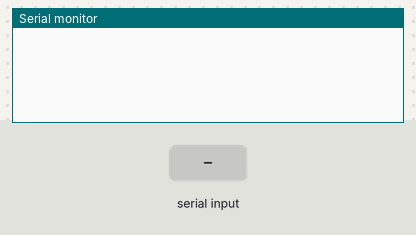
The sketch below on a simulated Arduino Uno, built with avr-gcc and run on an emulated ATmega328P. Shown: the last lines printed to the serial monitor. The inputs (shaded band) are chosen by the test bench.

Above: at 1.2 s.
1.3 s: "1" received over Serial
At 4.1 s:
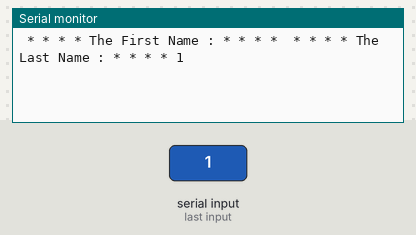
4.3 s: "0" received over Serial
5.8 s: "2" received over Serial
At 7.4 s:
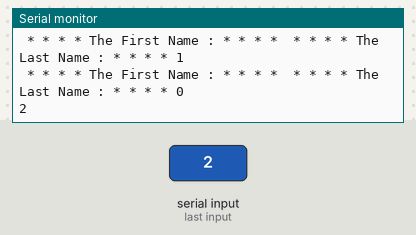

The sketch:

n_Code_OF_The_Project_OF_The_First_Name_AND_The_Last_Name_._.INO
```cpp
// The Project OF The First Name , AND & The Last Name .

// In this program. We want to Receive The First Name and The Last Name from The Serial and print them on The Serial Monitor .

// The Main Code OF The Project OF The First Name , AND & The Last Name . . INO . .


void setup () {


  Serial.begin (9600);                                                                                                                                              // Introducing The Series .


}


void loop () {


  if (Serial.available () ) {


    String TheFirstName = Serial.readString ();
    String TheLastName = Serial.readString ();


    Serial.print (" * * * * The First Name : * * * * ");                                                                                          // Show The Desired Message .
    Serial.print (" * * * * The Last Name : * * * * ");                                                                                          // Show The Desired Message .


    Serial.println (TheFirstName);                                                                                                           // Show The Desired Message .
    Serial.println (TheLastName);                                                                                                           // Show The Desired Message .


  }


}
```

Measured:
- after the input at 1.3 s, the serial monitor: prints a new line after 2.0 s (image 1)
- after the input at 5.8 s, the serial monitor: prints a new line after 1.1 s (image 2)
